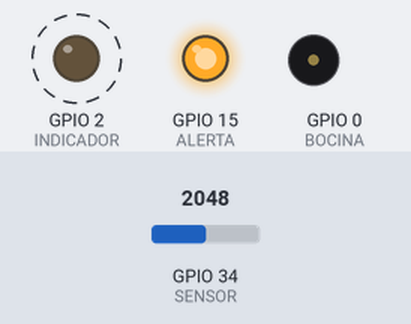
The sketch below on a simulated ESP32. On the bench: output pins drawn as LEDs (lit = HIGH), buzzer (waves = sounding, pin HIGH). Dashed ring = blinking. The test bench sets the inputs (shaded band); at power-on: GPIO 34 (SENSOR) = 2048. WiFi joins after 1.5 s; servers stay silent unless stated; what the sketch prints to the serial monitor is not drawn.

Above: at 2.7 s.
2.8 s: GPIO 34 (SENSOR) set to 1971
At 4.5 s:
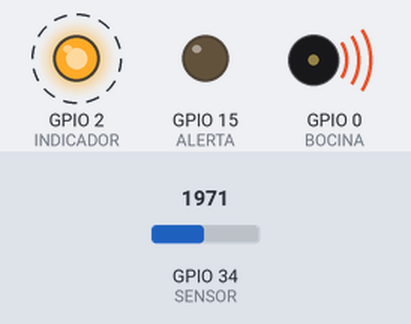
6.9 s: GPIO 34 (SENSOR) set to 2040
At 8.4 s:
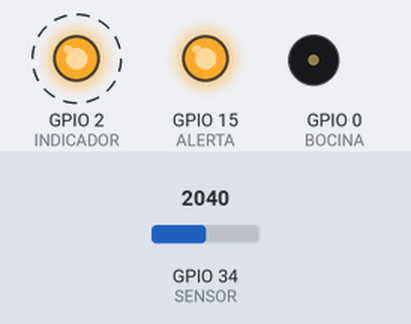
11.6 s: GPIO 34 (SENSOR) set to 1960
At 13.0 s:
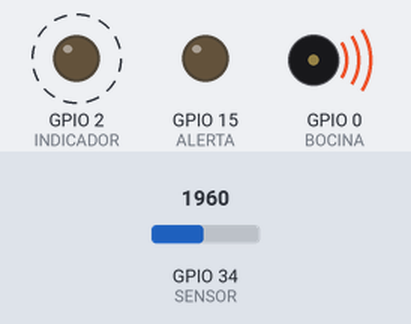
Timing chart, 0 to 22.3 s (numbered marks = the images above; inputs shaded):
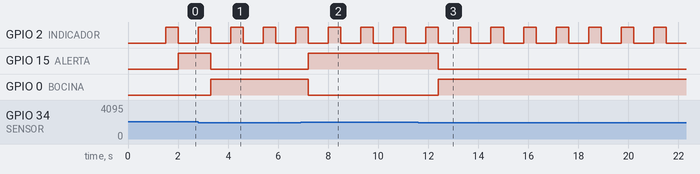

The sketch:

test_mq6.ino
```cpp
//------------------------------------------------------------------------------
// Librerias y Variables
#include "ThingSpeak.h"
#include "WiFi.h"
#define INDICADOR 2
#define ALERTA 15
#define BOCINA 0
#define SENSOR 34
#define DELAY 500

//Variables para la configuracion de Acceso
const char* ssid = "Tenda_495AA8";
const char* password = "amarillo";

//Variables para la conexion de ThingSpeak
unsigned long channelID = 1216013;
const char* WriteAPIKey = "XHZWXAE0SHTN89VP";

WiFiClient Client;

// Variable asignada para el sensor MQ6
int sensorValue;

//------------------------------------------------------------------------------
//Configuracion Incial
void setup() {
  Serial.begin(115200);

 //Conexion a la RED
  WiFi.begin(ssid,password);
  while (WiFi.status() != WL_CONNECTED) {
    delay(500);
    Serial.print(".");
  }
  Serial.println("Wifi Conectado");

  //Conexion a ThingSpeak
  ThingSpeak.begin(Client);

  //Configuracion de Salidas
  pinMode(INDICADOR, OUTPUT);
  pinMode(BOCINA, OUTPUT);
  pinMode(ALERTA, OUTPUT);

  Serial.println("Monitoreo MQ6");
}
//------------------------------------------------------------------------------
void loop() {
  digitalWrite(INDICADOR, HIGH);
  delay(DELAY);

  //Lectura del Sensor MQ6 y Acodicionamiento de las Salidas
  sensorValue = analogRead(SENSOR);
  if(sensorValue < 2000){
    digitalWrite(BOCINA, HIGH);
    digitalWrite(ALERTA, LOW);
    }else{
      digitalWrite(BOCINA, LOW);
      digitalWrite(ALERTA, HIGH);
      }
  Serial.print("Value: "); Serial.println(sensorValue);
  digitalWrite(INDICADOR, LOW);

  //Envio de Datos al Servidor
  ThingSpeak.setField (1,sensorValue);
  ThingSpeak.writeFields(channelID,WriteAPIKey);
  Serial.println("Datos enviados a thing Speak");
  delay(DELAY);
}

//------------------------------------------------------------------------------
```

Measured:
- the behaviour switches between 2000 and 1999 on GPIO 34 (SENSOR) (found by bisection; images 0 and 1)
- after the input at 2.8 s, GPIO 15 (ALERTA): HIGH → LOW after 0.50 s; GPIO 0 (BOCINA): LOW → HIGH after 0.50 s
- after the input at 6.9 s, GPIO 15 (ALERTA): LOW → HIGH after 0.30 s; GPIO 0 (BOCINA): HIGH → LOW after 0.30 s
- after the input at 11.6 s, GPIO 15 (ALERTA): HIGH → LOW after 0.81 s; GPIO 0 (BOCINA): LOW → HIGH after 0.81 s
- by itself, GPIO 2 (INDICADOR): alternates HIGH for 0.50 s and LOW for 0.80 s
